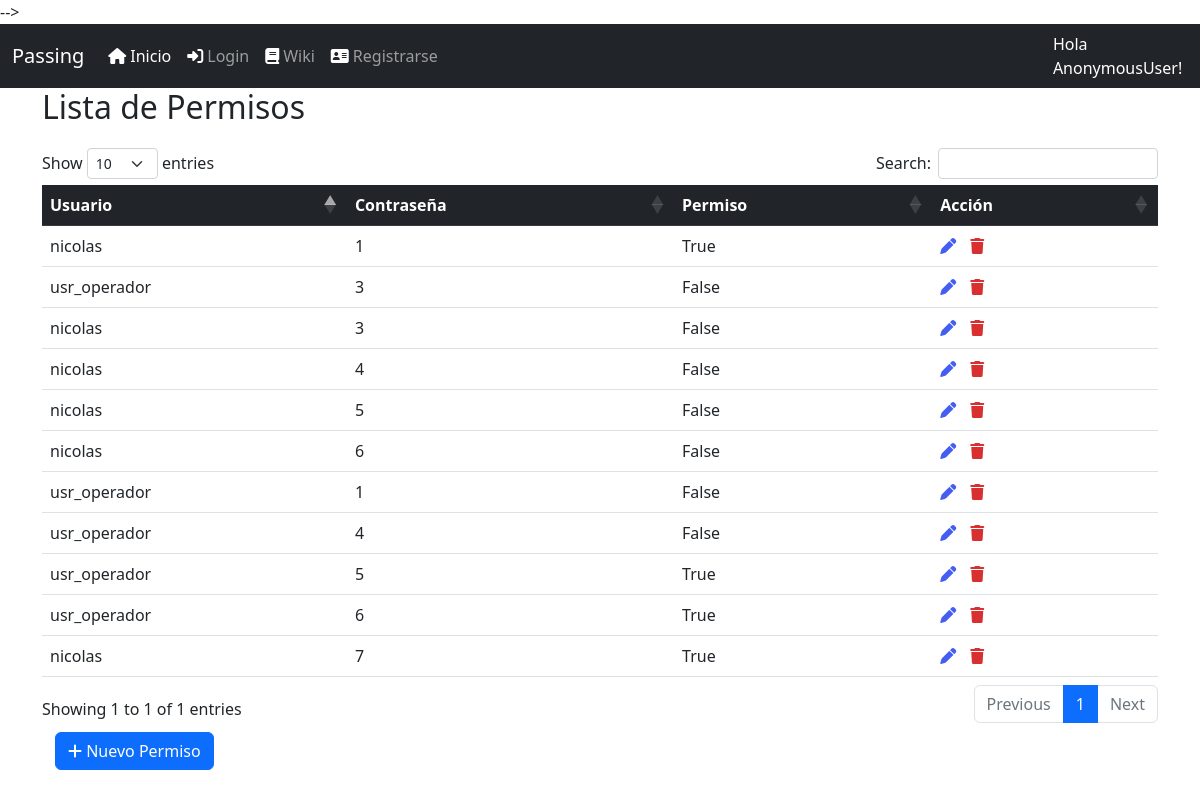
/perm/permissionlist, run on the app's committed database.
### permission/models.py (models this page shows, shortened)
class ContraPermission(models.Model):
    user_id = models.ForeignKey(CustomUser, on_delete=models.CASCADE)
    contra_id = models.ForeignKey(Contrasena, on_delete=models.CASCADE)
    permission = models.CharField(max_length=20, null=True)
    perm_active = models.BooleanField(default = True)
    created = models.DateTimeField(auto_now=True)
    updated = models.DateTimeField(auto_now_add=True)

### login/models.py (models this page shows)
class CustomUser(AbstractUser):
    permiso_contra = models.CharField(max_length=2000,null=True)

### passbase/models.py (models this page shows, shortened)
class Contrasena(models.Model):
    nombre_contra = models.CharField(max_length=20, unique=True)
    seccion = models.ForeignKey(SeccionContra, on_delete=models.CASCADE)
    link = models.CharField(max_length=265)
    usuario = models.CharField(max_length=60)
    contraseña = models.CharField(max_length=60)
    info = models.CharField(max_length=260)
    active = models.BooleanField(default=True)
    created = models.DateTimeField(auto_now=True)
    updated = models.DateTimeField(auto_now_add=True)
    def __str__(self):
        return str(self.id)

### permission/views.py (the view)
# urls.py: path('permissionlist',PermissionListView.as_view(), name='permissionlist'),
class PermissionListView(ListView):
    model = ContraPermission
    template_name = 'listpermission.html'
    def get_context_data(self, **kwargs):
        context = super().get_context_data(**kwargs)
        context['title'] = 'Lista de Permisos'
        return context
    def get_queryset(self):
        return ContraPermission.objects.all()

### templates/listpermission.html (shortened to what this page needs)
<!DOCTYPE html>
{% extends 'base.html'%}
{% load static %}
{% block head %}
<link rel="stylesheet" href="{% static 'lib/datatables-1.13.1/css/dataTables.bootstrap5.min.css' %}"/>
<link rel="stylesheet" href="{% static 'lib/datatables-1.13.1/plugins/responsive-2.4.0/css/responsive.bootstrap5.min.css' %}"/>
{% endblock %}
{% block content %}
<div class="container" style="height: 60px;">
    <h2>{{title}}</h2>
</div>
    <div class="container">
            <table class="table" id="data">
                <thead class="table-dark">
                    <tr >
                        <th scope="col">Usuario</th>
                        <th scope="col">Contraseña</th>
                        <th scope="col">Permiso</th>
                        <th scope="col">Acción</th>
                    </tr>
                </thead>
                <tbody>
                    {% for perm in object_list %}
                    <tr>
                        <td>{{ perm.user_id }}</td>
                        <td>{{ perm.contra_id }}</td>
                        <td>{{ perm.permission }}</td>
                        <td> <a href=" # "<i class="fas fa-pen" style="margin-right:10px; text-decoration-line: None;color: rgb(68, 94, 243);"></i></a>
                            <a href=" # "<i class="fas fa-trash" style="margin-right:10px; text-decoration-line: None; color: rgb(216, 48, 48);"></i></a>
                            </td>
                    </tr>
                </tbody>
                    {% endfor %}
            </table>
            <div>
                <button class="btn">
                    <a class="btn btn-primary btn-flat" href = "#">
                    <i class="fas fa-plus"></i> Nuevo Permiso </a>
                </button>
            </div>
    </div>
{% endblock %}

### data on the page
ContraPermission: user_id "nicolas", contra_id "1", permission "True"
ContraPermission: user_id "usr_operador", contra_id "3", permission "False"
ContraPermission: user_id "nicolas", contra_id "3", permission "False"
ContraPermission: user_id "nicolas", contra_id "4", permission "False"
ContraPermission: user_id "nicolas", contra_id "5", permission "False"
ContraPermission: user_id "nicolas", contra_id "6", permission "False"
ContraPermission: user_id "usr_operador", contra_id "1", permission "False"
ContraPermission: user_id "usr_operador", contra_id "4", permission "False"
ContraPermission: user_id "usr_operador", contra_id "5", permission "True"
ContraPermission: user_id "usr_operador", contra_id "6", permission "True"
ContraPermission: user_id "nicolas", contra_id "7", permission "True"

### other printed values
{{ request.user }} "AnonymousUser"
{{ title }} "Lista de Permisos"
